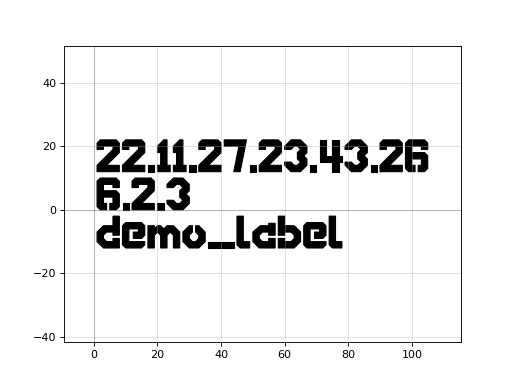

Source code (Python):
import gdsfactory as gf

c = gf.components.version_stamp(labels=['demo_label'], with_qr_code=False, layer='WG', pixel_size=1, version='6.2.3', text_size=10)
c.plot()
